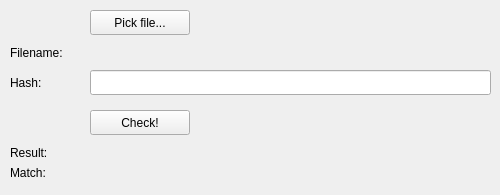
<?xml version="1.0" encoding="UTF-8"?>
<ui version="4.0">
 <class>ShaCheck</class>
 <widget class="QMainWindow" name="ShaCheck">
  <property name="geometry">
   <rect>
    <x>0</x>
    <y>0</y>
    <width>500</width>
    <height>195</height>
   </rect>
  </property>
  <property name="minimumSize">
   <size>
    <width>500</width>
    <height>195</height>
   </size>
  </property>
  <property name="maximumSize">
   <size>
    <width>500</width>
    <height>195</height>
   </size>
  </property>
  <property name="windowTitle">
   <string>ShaCheck</string>
  </property>
  <property name="unifiedTitleAndToolBarOnMac">
   <bool>false</bool>
  </property>
  <widget class="QWidget" name="centralwidget">
   <widget class="QPushButton" name="pushBtnSelectFile">
    <property name="geometry">
     <rect>
      <x>90</x>
      <y>10</y>
      <width>100</width>
      <height>25</height>
     </rect>
    </property>
    <property name="text">
     <string>Pick file...</string>
    </property>
   </widget>
   <widget class="QLabel" name="labelFilename">
    <property name="geometry">
     <rect>
      <x>90</x>
      <y>40</y>
      <width>401</width>
      <height>25</height>
     </rect>
    </property>
    <property name="text">
     <string/>
    </property>
   </widget>
   <widget class="QLabel" name="labelHash">
    <property name="geometry">
     <rect>
      <x>10</x>
      <y>70</y>
      <width>61</width>
      <height>25</height>
     </rect>
    </property>
    <property name="text">
     <string>Hash:</string>
    </property>
   </widget>
   <widget class="QLineEdit" name="lineEditHash">
    <property name="geometry">
     <rect>
      <x>90</x>
      <y>70</y>
      <width>401</width>
      <height>25</height>
     </rect>
    </property>
    <property name="toolTip">
     <string>&lt;html&gt;&lt;head/&gt;&lt;body&gt;&lt;p&gt;Paste cryptographic hash here&lt;/p&gt;&lt;/body&gt;&lt;/html&gt;</string>
    </property>
   </widget>
   <widget class="QPushButton" name="pushBtnCheck">
    <property name="geometry">
     <rect>
      <x>90</x>
      <y>110</y>
      <width>100</width>
      <height>25</height>
     </rect>
    </property>
    <property name="text">
     <string>Check!</string>
    </property>
   </widget>
   <widget class="QLabel" name="labelMatch">
    <property name="geometry">
     <rect>
      <x>90</x>
      <y>160</y>
      <width>401</width>
      <height>25</height>
     </rect>
    </property>
    <property name="text">
     <string/>
    </property>
   </widget>
   <widget class="QLabel" name="labelLabelMatch">
    <property name="geometry">
     <rect>
      <x>10</x>
      <y>160</y>
      <width>47</width>
      <height>25</height>
     </rect>
    </property>
    <property name="text">
     <string>Match:</string>
    </property>
   </widget>
   <widget class="QLabel" name="labelLabelFilename">
    <property name="geometry">
     <rect>
      <x>10</x>
      <y>40</y>
      <width>61</width>
      <height>25</height>
     </rect>
    </property>
    <property name="text">
     <string>Filename:</string>
    </property>
   </widget>
   <widget class="QLabel" name="labelLabelCalculated">
    <property name="geometry">
     <rect>
      <x>10</x>
      <y>140</y>
      <width>47</width>
      <height>25</height>
     </rect>
    </property>
    <property name="text">
     <string>Result:</string>
    </property>
   </widget>
   <widget class="QLabel" name="labelCalculated">
    <property name="geometry">
     <rect>
      <x>90</x>
      <y>140</y>
      <width>401</width>
      <height>25</height>
     </rect>
    </property>
    <property name="text">
     <string/>
    </property>
   </widget>
  </widget>
 </widget>
 <resources/>
 <connections/>
</ui>
